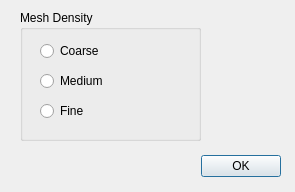
<?xml version="1.0" encoding="UTF-8"?>
<ui version="4.0">
 <class>MeshDialog</class>
 <widget class="QDialog" name="MeshDialog">
  <property name="geometry">
   <rect>
    <x>0</x>
    <y>0</y>
    <width>295</width>
    <height>192</height>
   </rect>
  </property>
  <property name="sizePolicy">
   <sizepolicy hsizetype="Fixed" vsizetype="Fixed">
    <horstretch>0</horstretch>
    <verstretch>0</verstretch>
   </sizepolicy>
  </property>
  <property name="windowTitle">
   <string>Dialog</string>
  </property>
  <widget class="QDialogButtonBox" name="buttonBox">
   <property name="geometry">
    <rect>
     <x>60</x>
     <y>150</y>
     <width>221</width>
     <height>32</height>
    </rect>
   </property>
   <property name="orientation">
    <enum>Qt::Horizontal</enum>
   </property>
   <property name="standardButtons">
    <set>QDialogButtonBox::Ok</set>
   </property>
  </widget>
  <widget class="QGroupBox" name="groupBox">
   <property name="geometry">
    <rect>
     <x>20</x>
     <y>10</y>
     <width>181</width>
     <height>131</height>
    </rect>
   </property>
   <property name="title">
    <string>Mesh Density</string>
   </property>
   <widget class="QRadioButton" name="course">
    <property name="geometry">
     <rect>
      <x>20</x>
      <y>30</y>
      <width>117</width>
      <height>22</height>
     </rect>
    </property>
    <property name="text">
     <string>Coarse</string>
    </property>
   </widget>
   <widget class="QRadioButton" name="medium">
    <property name="geometry">
     <rect>
      <x>20</x>
      <y>60</y>
      <width>117</width>
      <height>22</height>
     </rect>
    </property>
    <property name="text">
     <string>Medium</string>
    </property>
   </widget>
   <widget class="QRadioButton" name="fine">
    <property name="geometry">
     <rect>
      <x>20</x>
      <y>90</y>
      <width>117</width>
      <height>22</height>
     </rect>
    </property>
    <property name="text">
     <string>Fine</string>
    </property>
   </widget>
  </widget>
 </widget>
 <resources/>
 <connections>
  <connection>
   <sender>buttonBox</sender>
   <signal>accepted()</signal>
   <receiver>MeshDialog</receiver>
   <slot>accept()</slot>
   <hints>
    <hint type="sourcelabel">
     <x>248</x>
     <y>254</y>
    </hint>
    <hint type="destinationlabel">
     <x>157</x>
     <y>274</y>
    </hint>
   </hints>
  </connection>
  <connection>
   <sender>buttonBox</sender>
   <signal>rejected()</signal>
   <receiver>MeshDialog</receiver>
   <slot>reject()</slot>
   <hints>
    <hint type="sourcelabel">
     <x>316</x>
     <y>260</y>
    </hint>
    <hint type="destinationlabel">
     <x>286</x>
     <y>274</y>
    </hint>
   </hints>
  </connection>
 </connections>
</ui>
